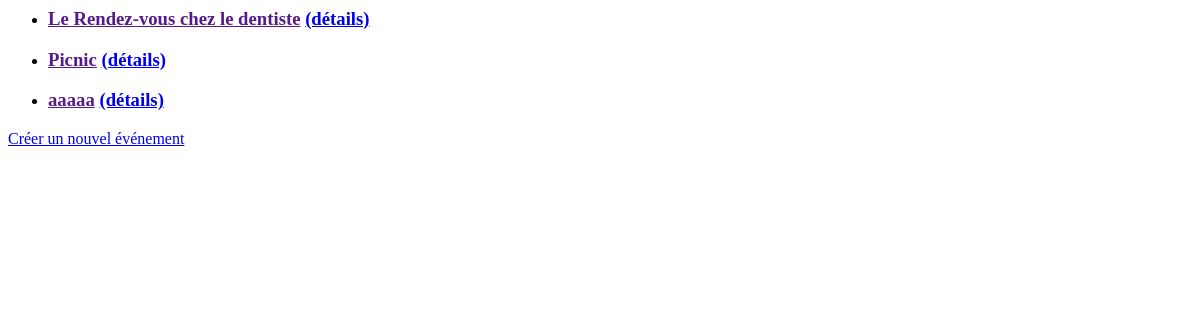
/agenda/, run on the app's committed database.
### personal_calendar/models.py (models this page shows, shortened)
class Evenement(models.Model):
    nom = models.CharField(max_length=250, unique=True)
    description = models.TextField()
    participants = models.ManyToManyField(User, through="Evenement_Participant")
    date = models.DateTimeField()
    lieu = models.TextField()

### personal_calendar/views.py (the view)
def list_event(request):
    events = Evenement.objects.all()
    paginator = Paginator(events, 3)
    try:
        page = int(request.GET.get('page', '1'))
    except ValueError:
        page = 1
    try:
        events = paginator.page(page)
    except (EmptyPage, InvalidPage):
        events = paginator.page(paginator.num_pages)
    nb_pages = [x for x in range(1, paginator.num_pages+1)]
    return render(request, 'event/list.html', {"events":events, "nb_pages":nb_pages})

### personal_calendar/templates/event/list.html (shortened to what this page needs)
{% extends "base.html" %}
{% block content %}
    <ul>
        {% for event in events %}
            <li>
                <h3>
                    <a href="" class="titre">{{ event.nom }}</a>
                    <a href="{% url 'event_details' event.id %}">(détails)</a>
                </h3>
            </li>
        {% endfor %}
    </ul>
    <p>
        <a href="{% url 'create_event' %}">Créer un nouvel événement</a>
    </p>
{% endblock content %}

### data on the page
Evenement: nom "Le Rendez-vous chez le dentiste"
Evenement: nom "Picnic"
Evenement: nom "aaaaa"
